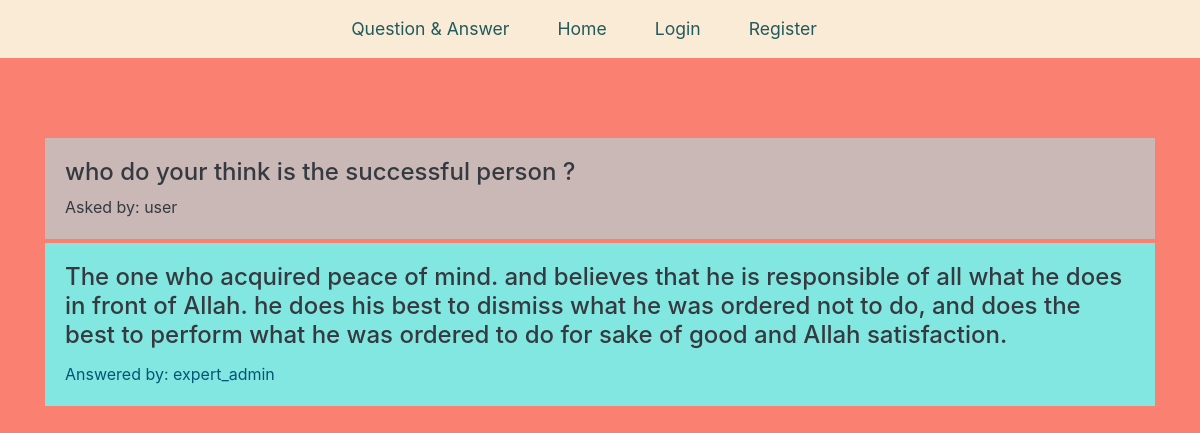
Screenshot of /question/7 with the database file from the repository.
### tables this page shows
CREATE TABLE questions (
    id integer primary key autoincrement,
    question_text text not null,
    answer_text text,
    asked_by_id integer not null,
    expert_id integer not null    
);

CREATE TABLE users (
    id integer primary key autoincrement,
    name text not null,
    hashed_password text not null,
    expert boolean not null,
    admin boolean not null
);

### app.py (the view)
@app.route("/question/<question_id>")
def question(question_id):
    user_properties = get_current_user()
    db = get_db()
    question_cur = db.execute(
        """select
            questions.question_text,
            questions.answer_text,
            askers.name as asker_name,
            experts.name as expert_name
        from questions
        join users as askers on askers.id = questions.asked_by_id
        join users as experts on experts.id = questions.expert_id
        where questions.id=? """,
        [question_id],
    )
    question_db = question_cur.fetchone()
    return render_template("question.html", user=user_properties, question=question_db)

### app.py (called while the page is built, shortened)
def get_current_user():
    user_properties = None
    return user_properties

### database.py (called while the page is built)
def connect_db():
    sql = sqlite3.connect("./questions.db")
    sql.row_factory = sqlite3.Row
    return sql

def get_db():
    if not hasattr(g, "sqlite3"):  # g is globle object that tracks app data
        g.sqlite_db = connect_db()
    return g.sqlite_db

### templates/question.html (shortened to what this page needs)
{% extends "base.html" %}
{% from "nav_links.html" import nav_links %}
{% block nav %} {{nav_links(user)}} {% endblock %}
{% block main %}
<div class="container container-form my-5">
    <div class="card-body text-dark" style="background-color: #c9b8b6;">
        <h4>{{ question["question_text"] }}</h4>
        <p class="card-text text-dark">Asked by: <span>{{ question["asker_name"] }}</span></p>
    </div>
    <div class="card-body mb-1 mt-1" style="background-color: #83e7e1;">
        <h4 class="card-title text-dark">{{ question["answer_text"] }}</h4>
        <p class="card-text" style="color: #035575;">Answered by: <span>{{ question["expert_name"] }}</span></p>
    </div>
</div>
{% endblock %}

### static/styles/base.css (style rules this page uses)
body, .background-base { background-color: salmon !important; }
.container-form { padding-top: 2rem; }

### rows the page displays
questions: question_text "who do your think is the successful person ?", answer_text "The one who acquired peace of mind. and believes that he is responsible of all what he does in front of Allah. he does his best to dismiss what he was ordered not to do, and does the best to perform what he was ordered to do for sake of good and Allah satisfaction."
users: asker_name "user"
users: expert_name "expert_admin"
